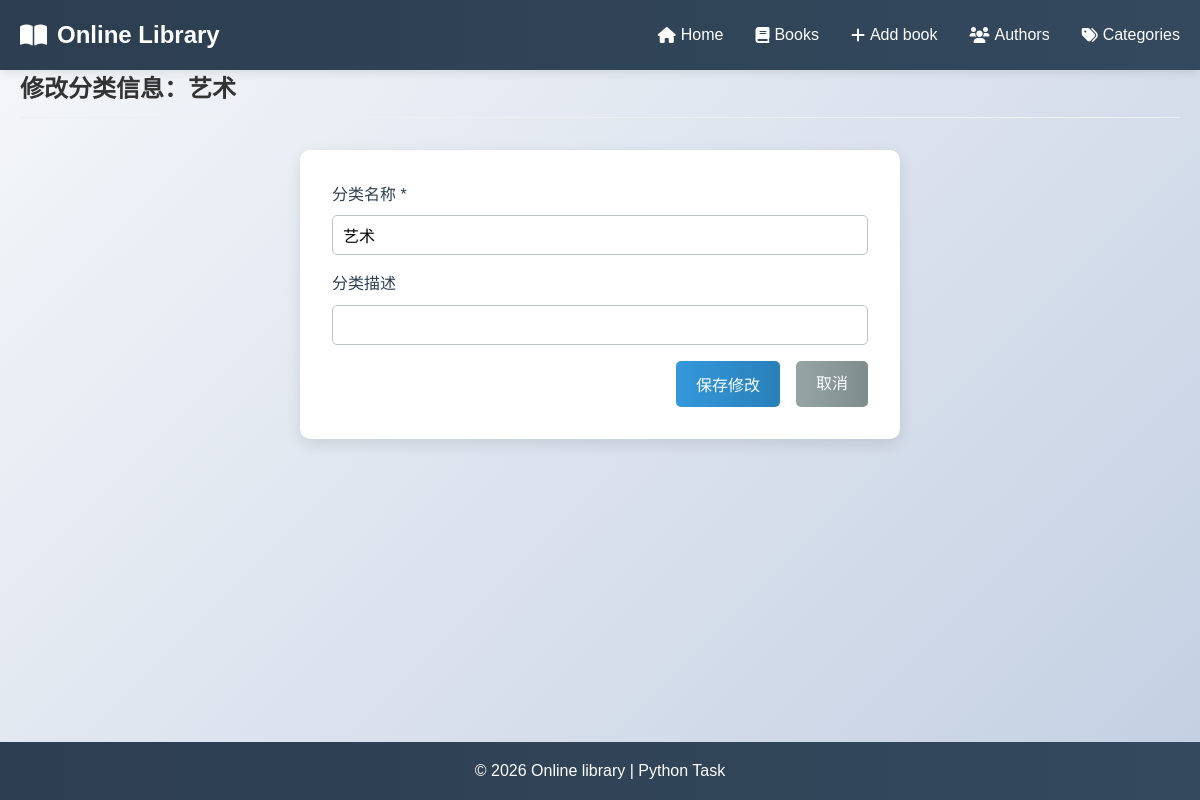
Before: /edit-category/6 with the older database file.
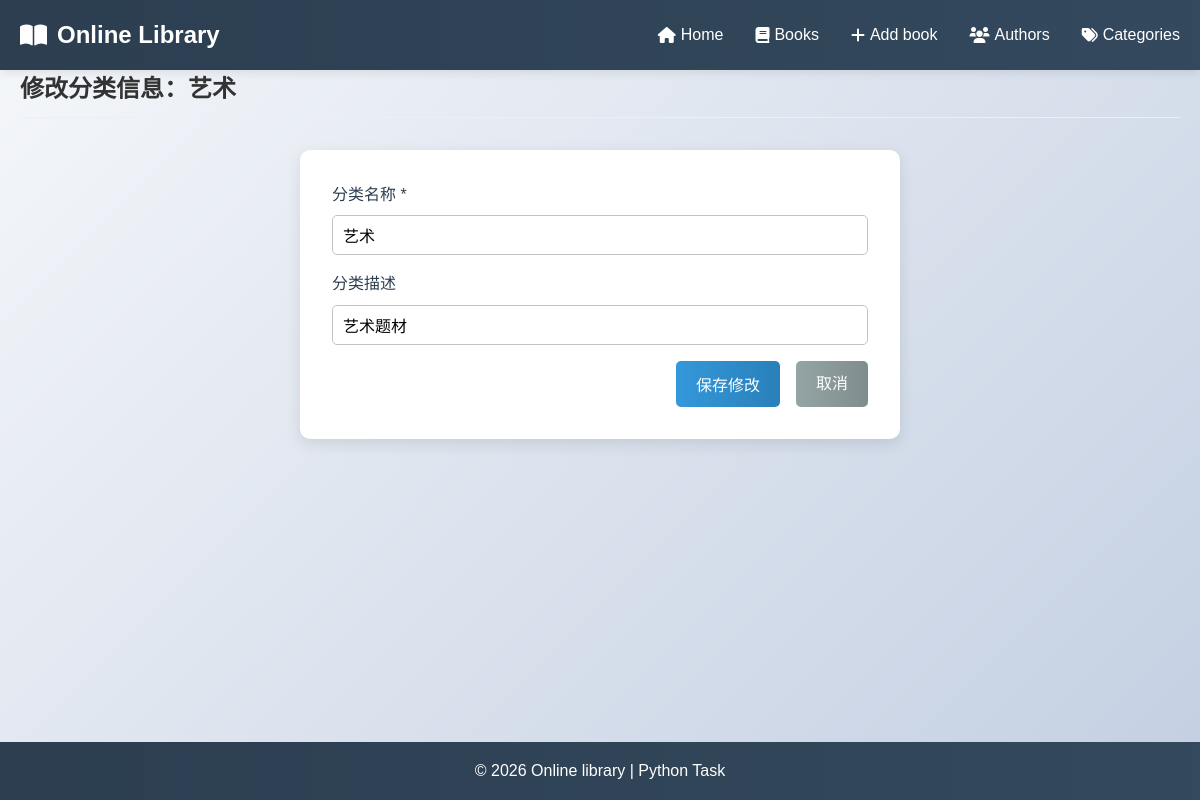
After: the same page with the newer database file.
### models.py (models this page shows, shortened)
class Category(db.Model):
    id = db.Column(db.Integer, primary_key=True)
    name = db.Column(db.String(50), nullable=False, unique=True)
    description = db.Column(db.String(200))

### app.py (the view)
@app.route('/edit-category/<int:category_id>', methods=['GET', 'POST'])
def edit_category(category_id):
    category = Category.query.get_or_404(category_id)
    if request.method == 'POST':
        category.name = request.form['name'].strip()
        category.description = request.form['description'].strip()
        db.session.commit()
        flash('分类信息更新成功！', 'success')
        return redirect(url_for('list_categories'))
    return render_template('edit_category.html', category=category)

### templates/edit_category.html
{% extends "base.html" %}
{% block content %}
<section class="page-header">
    <h1>修改分类信息：{{ category.name }}</h1>
</section>
<form method="POST" class="add-book-form" style="max-width: 600px; margin: 0 auto;">
    <div class="form-section">
        <div class="form-group">
            <label for="name">分类名称 *</label>
            <input type="text" id="name" name="name" value="{{ category.name }}" required>
        </div>
        <div class="form-group">
            <label for="description">分类描述</label>
            <input type="text" id="description" name="description" value="{{ category.description or '' }}">
        </div>
    </div>
    <div class="form-actions">
        <button type="submit" class="btn btn-primary">保存修改</button>
        <a href="{{ url_for('list_categories') }}" class="btn btn-secondary">取消</a>
    </div>
</form>
{% endblock %}

Changed rows visible on the page:
changed Category "艺术": description (not shown) → "艺术题材"
